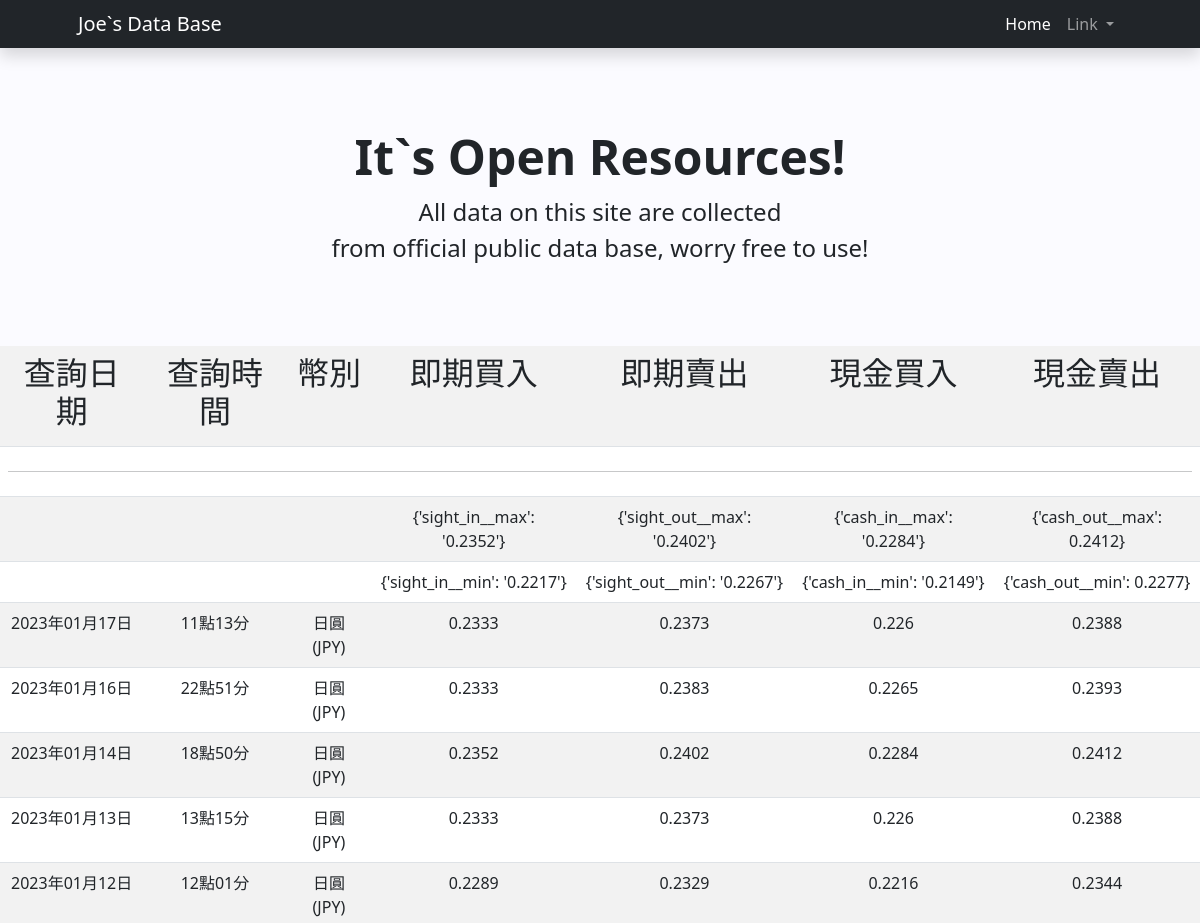
/jpy_history/ (upper part), run on an earlier commit of the app's database.
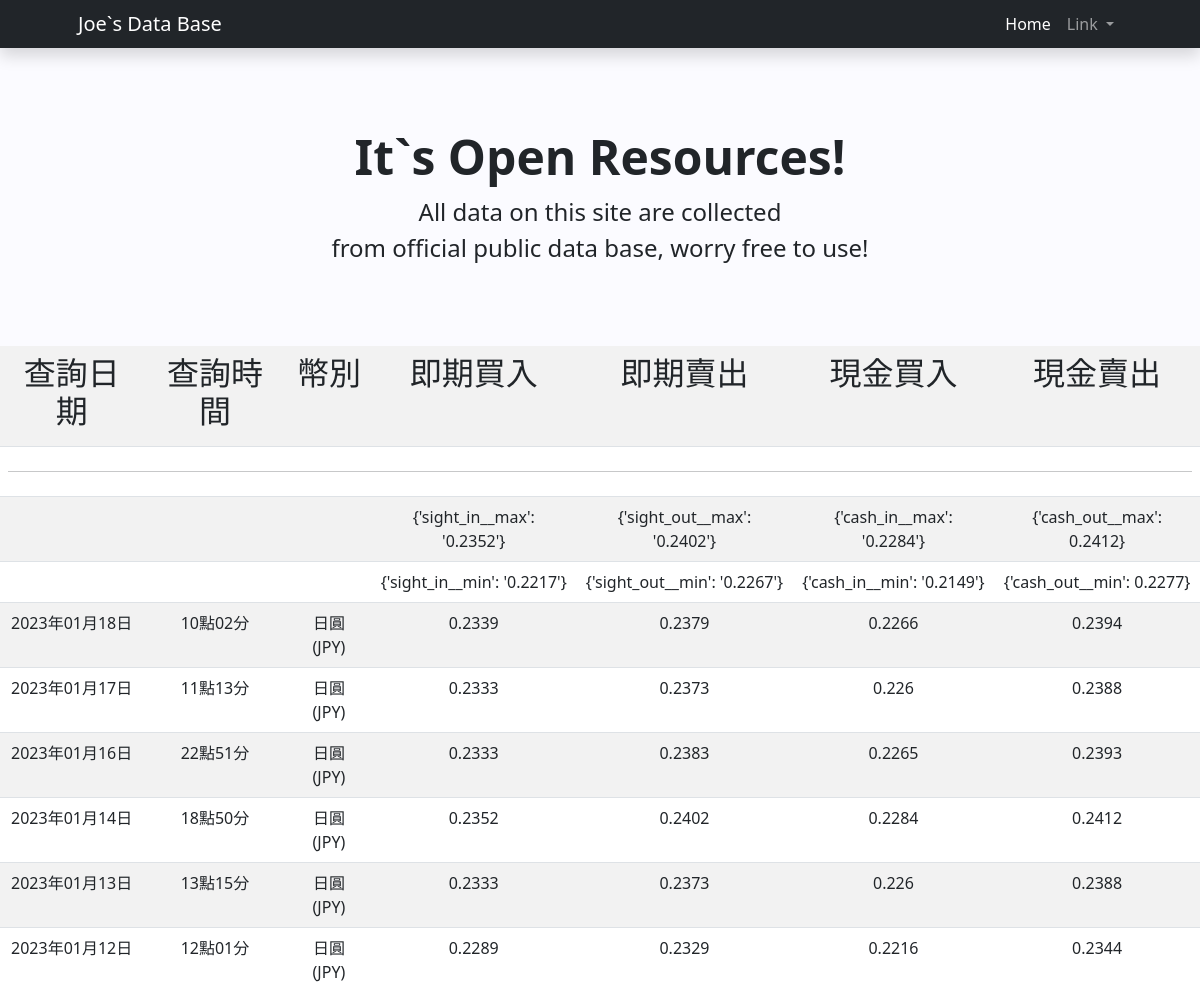
And on a later commit of the database.
### myworldapp/models.py (models this page shows)
class jpy_rate(models.Model):
    search_date = models.CharField(max_length=20,default='')
    search_time = models.CharField(max_length=20,default='')
    country = models.CharField(max_length=20,default='')
    sight_in = models.CharField(max_length=20,default='')
    sight_out = models.CharField(max_length=20,default='')
    cash_in = models.CharField(max_length=20,default='')
    cash_out = models.FloatField(default='')

### myworldapp/views.py (the view)
# urls.py: path('jpy_history/',views.jpy_history),
def jpy_history(request):
	data = jpy_rate.objects.all()
	max_sightin = jpy_rate.objects.aggregate(Max('sight_in'))
	min_sightin = jpy_rate.objects.aggregate(Min('sight_in'))
	max_sightout = jpy_rate.objects.aggregate(Max('sight_out'))
	min_sightout = jpy_rate.objects.aggregate(Min('sight_out'))
	max_cashin = jpy_rate.objects.aggregate(Max('cash_in'))
	min_cashin = jpy_rate.objects.aggregate(Min('cash_in'))
	max_cashout = jpy_rate.objects.aggregate(Max('cash_out'))
	min_cashout = jpy_rate.objects.aggregate(Min('cash_out'))
	return render(request,"jpy_history.html",locals())

### templates/jpy_history.html (shortened to what this page needs)
{% extends "base.html" %}
{% block content %}
<center>
    <table class="table table-striped table-hover">
        <tr align="center">
            <td><h2>查詢日期</h2></td>
            <td><h2>查詢時間</h2></td>
            <td><h2>幣別</h2></td>
            <td><h2>即期買入</h2></td>
            <td><h2>即期賣出</h2></td>
            <td><h2>現金買入</h2></td>
            <td><h2>現金賣出</h2></td>
        </tr>
        <tr>
            <td colspan="7">
                <hr>
            </td>
        </tr>
        <tr align="center">
            <td colspan="3"></td>
            <td>{{max_sightin}}</td>
            <td>{{max_sightout}}</td>
            <td>{{max_cashin}}</td>
            <td>{{max_cashout}}</td>
        </tr>
        <tr align="center">
            <td colspan="3"></td>
            <td>{{min_sightin}}</td>
            <td>{{min_sightout}}</td>
            <td>{{min_cashin}}</td>
            <td>{{min_cashout}}</td>
        </tr>
        {% for x in data reversed %}
        <tr align="center">
            <td>{{x.search_date}}</td>
            <td>{{x.search_time}}</td>
            <td>{{x.country}}</td>
            <td>{{x.sight_in}}</td>
            <td>{{x.sight_out}}</td>
            <td>{{x.cash_in}}</td>
            <td>{{x.cash_out}}</td>
        </tr>
        {% endfor %}
    </table>
</center>
{% endblock %}

What changed in the data, as far as the page shows it:
added jpy_rate: search_date "2023年01月18日", search_time "10點02分", country "日圓 (JPY)", sight_in "0.2339", sight_out "0.2379", cash_in "0.2266", cash_out "0.2394"
